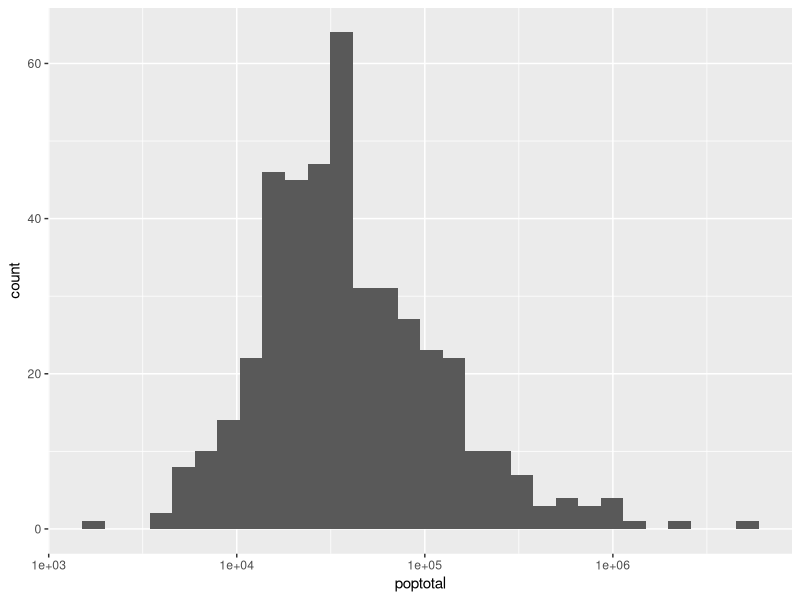

Source code (R):
## ---- chunk 1
library(tidyverse)
midwest %>% ggplot(aes(poptotal)) + geom_histogram() + scale_x_log10()
